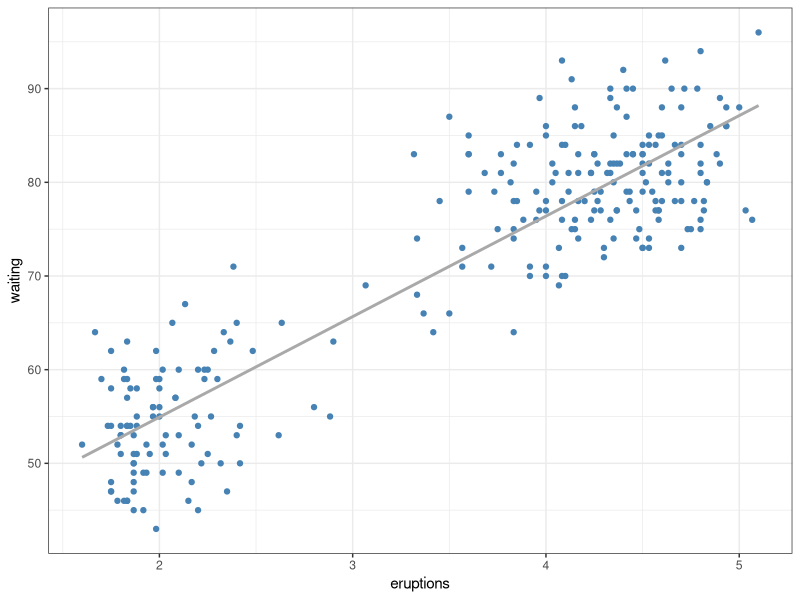

This figure's R source:
library(tidyverse)
library(car)
library(modelr)

View(faithful)

faithful.lm <- lm(waiting~eruptions,data=faithful)
summary(faithful.lm)
confint(faithful.lm)
#prediction interval
predict(faithful.lm,data.frame(eruptions=2), interval = "prediction")
#confidence interval
predict(faithful.lm,data.frame(eruptions=2), interval = "confidence")

ggplot(data=faithful,aes(x=eruptions,y=waiting))+
  geom_point(color="steelblue")+
  geom_smooth(method="lm",se=F, color = "darkgray")+
  theme_bw()
#grey area lives in gray reigon when se=T
#if a flat line can exist in the reigon, the slope isnt significant

?lm()
mse(faithful.lm, faithful)
rmse(faithful.lm, faithful)
